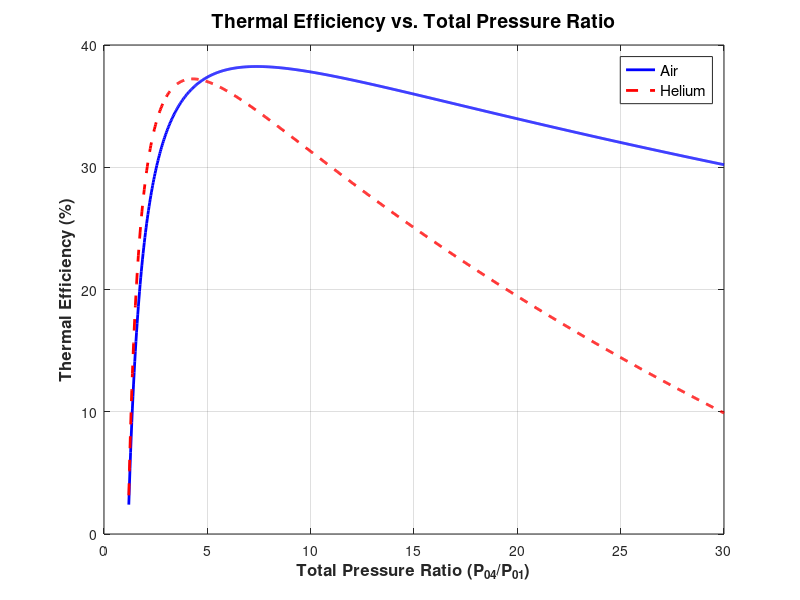
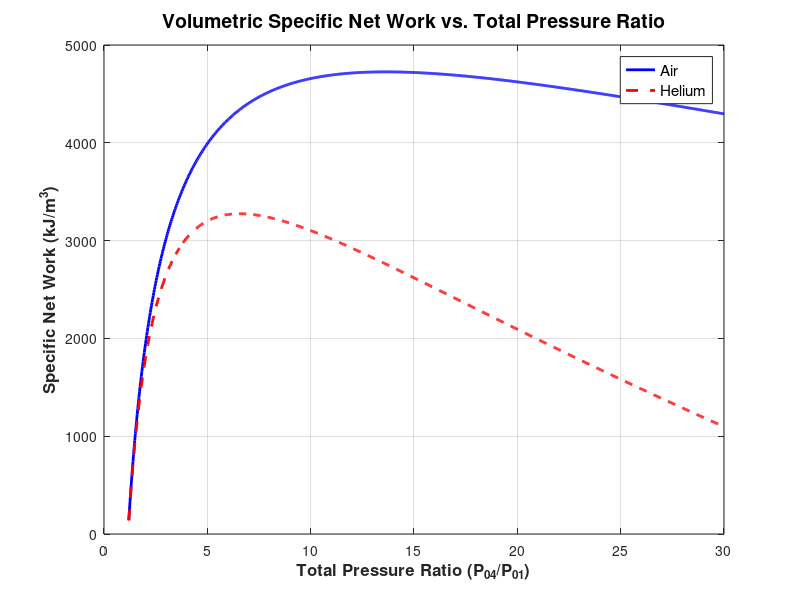
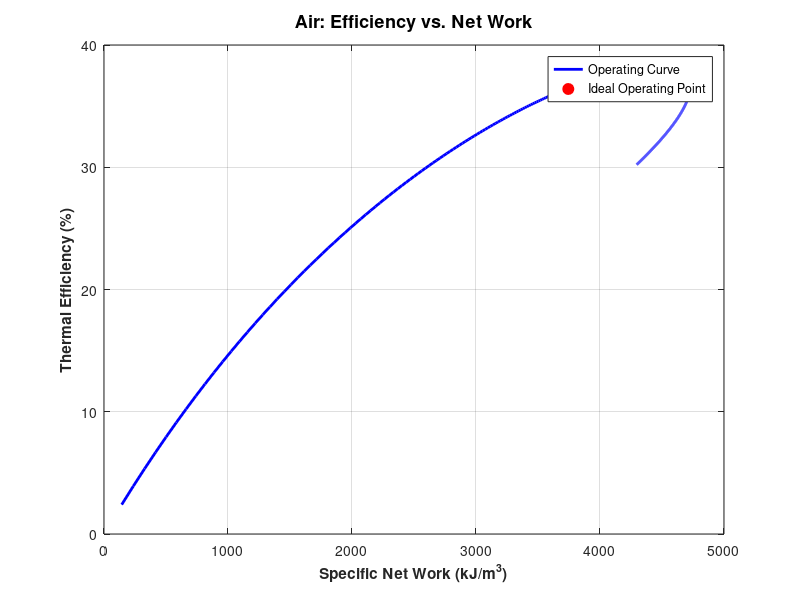
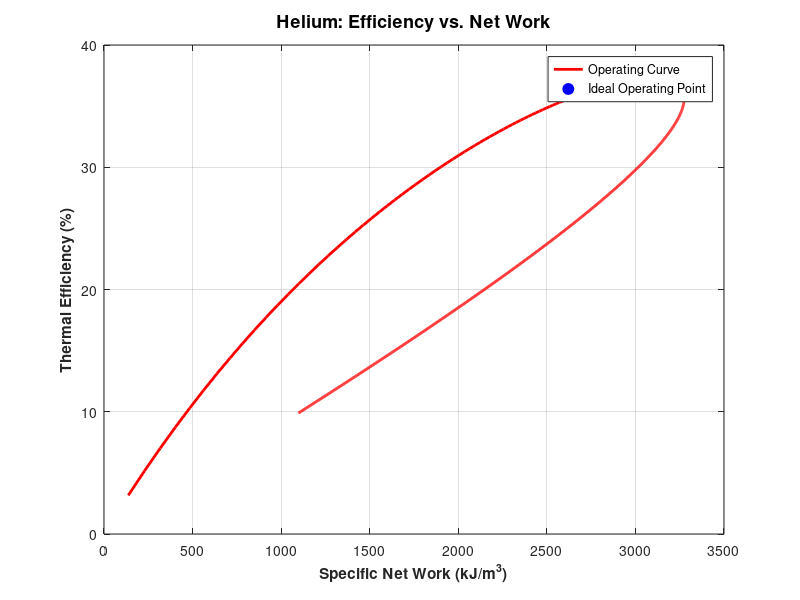

The MATLAB source for these figures, in order:
clc;
clear;
close all;

P01 = 20 * 1e5;     
T01 = 300;        
T03 = 300;        
T06 = 1100;         
P08 = P01 / 0.99;
P07 = P08 / 0.975; 

eta_c = 0.89;      
eta_t = 0.88;       
epsilon = 0.7;     
cp_air = 1.005;
gamma_air = 1.4;
MW_air = 28.97;
R_air = 8314 / MW_air;
cp_he = 5.193;      
gamma_he = 1.666;
MW_he = 4.003;      
R_he = 8314 / MW_he;  
rc_range = linspace(1.2, 30, 1000); 
N = length(rc_range);
eta_th_air = zeros(1, N);
W_net_air  = zeros(1, N);
eta_th_he  = zeros(1, N);
W_net_he   = zeros(1, N);
rho1_air = P01 / (R_air * T01);
rho1_he = P01 / (R_he * T01);

for i = 1:N
    rc = rc_range(i);
    
    P02_air = P01 * sqrt(rc);
    T02_air = T01 * (P02_air/P01)^((gamma_air-1)/(gamma_air*eta_c));
    P03_air = P02_air * 0.99;
    T03_air = T03; 
    P04_air = P01 * rc;
    T04_air = T03_air * (P04_air/P03_air)^((gamma_air-1)/(gamma_air*eta_c));
    P05_air = P04_air * 0.975;
    P06_air = P05_air * 0.97;
    T07_air = T06 * (P07/P06_air)^(((gamma_air-1)*eta_t)/gamma_air);
    T05_air = T04_air + epsilon * (T07_air - T04_air);

    wc1_air = cp_air * (T02_air - T01);
    wc2_air = cp_air * (T04_air - T03_air);
    wt_air = cp_air * (T06 - T07_air);
    wnet_mass_air = wt_air - (wc1_air + wc2_air);
    W_net_air(i) = wnet_mass_air * rho1_air; 
    qin_air = cp_air * (T06 - T05_air);
    eta_th_air(i) = (wnet_mass_air / qin_air) * 100; 

    P02_he = P01 * sqrt(rc);
    T02_he = T01 * (P02_he/P01)^((gamma_he-1)/(gamma_he*eta_c));
    P03_he = P02_he * 0.99;
    T03_he = T03;
    P04_he = P01 * rc;
    T04_he = T03_he * (P04_he/P03_he)^((gamma_he-1)/(gamma_he*eta_c));
    P05_he = P04_he * 0.975;
    P06_he = P05_he * 0.97;
    T07_he = T06 * (P07/P06_he)^(((gamma_he-1)*eta_t)/gamma_he);
    T05_he = T04_he + epsilon * (T07_he - T04_he);

    wc1_he = cp_he * (T02_he - T01);
    wc2_he = cp_he * (T04_he - T03_he);
    wt_he = cp_he * (T06 - T07_he);
    wnet_mass_he = wt_he - (wc1_he + wc2_he);
    W_net_he(i) = wnet_mass_he * rho1_he; 
    qin_he = cp_he * (T06 - T05_he);
    eta_th_he(i) = (wnet_mass_he / qin_he) * 100; 
    
end
%% Plotting Results (task 2 & 3)


figure;
plot(rc_range, eta_th_air, 'b-', 'LineWidth', 2); hold on;
plot(rc_range, eta_th_he, 'r--', 'LineWidth', 2);
grid on;
xlabel('Total Pressure Ratio (P_{04}/P_{01})', 'FontSize', 12, 'FontWeight', 'bold');
ylabel('Thermal Efficiency (%)', 'FontSize', 12, 'FontWeight', 'bold');
title('Thermal Efficiency vs. Total Pressure Ratio', 'FontSize', 14);
legend('Air', 'Helium', 'Location', 'best', 'FontSize', 11);
figure;
plot(rc_range, W_net_air, 'b-', 'LineWidth', 2); hold on;
plot(rc_range, W_net_he, 'r--', 'LineWidth', 2);
grid on;
xlabel('Total Pressure Ratio (P_{04}/P_{01})', 'FontSize', 12, 'FontWeight', 'bold');
ylabel('Specific Net Work (kJ/m^3)', 'FontSize', 12, 'FontWeight', 'bold');
title('Volumetric Specific Net Work vs. Total Pressure Ratio', 'FontSize', 14);
legend('Air', 'Helium', 'Location', 'best', 'FontSize', 11);
%% Optimal point(task 4)
%% Based on max efficiency


[~, idx_opt_air] = max(eta_th_air);
rc_opt_air = rc_range(idx_opt_air);
[~, idx_opt_he] = max(eta_th_he);
rc_opt_he = rc_range(idx_opt_he);

P02_a = P01 * sqrt(rc_opt_air);
T02_a = T01 * (P02_a/P01)^((gamma_air-1)/(gamma_air*eta_c));
P03_a = P02_a * 0.99;
T03_a = T03;
P04_a = P01 * rc_opt_air;
T04_a = T03_a * (P04_a/P03_a)^((gamma_air-1)/(gamma_air*eta_c));
P05_a = P04_a * 0.975;
P06_a = P05_a * 0.97;
T07_a = T06 * (P07/P06_a)^(((gamma_air-1)*eta_t)/gamma_air);
T05_a = T04_a + epsilon * (T07_a - T04_a);
T08_a = T07_a - (T05_a - T04_a);
P02_h = P01 * sqrt(rc_opt_he);
T02_h = T01 * (P02_h/P01)^((gamma_he-1)/(gamma_he*eta_c));
P03_h = P02_h * 0.99;
T03_h = T03;
P04_h = P01 * rc_opt_he;
T04_h = T03_h * (P04_h/P03_h)^((gamma_he-1)/(gamma_he*eta_c));
P05_h = P04_h * 0.975;
P06_h = P05_h * 0.97;
T07_h = T06 * (P07/P06_h)^(((gamma_he-1)*eta_t)/gamma_he);
T05_h = T04_h + epsilon * (T07_h - T04_h);
T08_h = T07_h - (T05_h - T04_h);

fprintf('Optimal point based on max efficiency');
fprintf('Air (Pressure Ratio: %.2f - Efficiency: %.2f%% - Net Work: %.2f kJ/m^3)',rc_opt_air, eta_th_air(idx_opt_air), W_net_air(idx_opt_air));
fprintf('Point\t Pressure (bar)\t Temperature (K)\n');
fprintf('1\t\t %5.2f\t\t %6.2f\n', P01/1e5, T01);
fprintf('2\t\t %5.2f\t\t %6.2f\n', P02_a/1e5, T02_a);
fprintf('3\t\t %5.2f\t\t %6.2f\n', P03_a/1e5, T03_a);
fprintf('4\t\t %5.2f\t\t %6.2f\n', P04_a/1e5, T04_a);
fprintf('5\t\t %5.2f\t\t %6.2f\n', P05_a/1e5, T05_a);
fprintf('6\t\t %5.2f\t\t %6.2f\n', P06_a/1e5, T06);
fprintf('7\t\t %5.2f\t\t %6.2f\n', P07/1e5, T07_a);
fprintf('8\t\t %5.2f\t\t %6.2f\n', P08/1e5, T08_a);

fprintf('HELIUM (Pressure Ratio: %.2f | Efficiency: %.2f%% | Net Work: %.2f kJ/m^3)',rc_opt_he, eta_th_he(idx_opt_he), W_net_he(idx_opt_he));
fprintf('Point\t Pressure (bar)\t Temperature (K)\n');
fprintf('1\t\t %5.2f\t\t %6.2f\n', P01/1e5, T01);
fprintf('2\t\t %5.2f\t\t %6.2f\n', P02_h/1e5, T02_h);
fprintf('3\t\t %5.2f\t\t %6.2f\n', P03_h/1e5, T03_h);
fprintf('4\t\t %5.2f\t\t %6.2f\n', P04_h/1e5, T04_h);
fprintf('5\t\t %5.2f\t\t %6.2f\n', P05_h/1e5, T05_h);
fprintf('6\t\t %5.2f\t\t %6.2f\n', P06_h/1e5, T06);
fprintf('7\t\t %5.2f\t\t %6.2f\n', P07/1e5, T07_h);
fprintf('8\t\t %5.2f\t\t %6.2f\n', P08/1e5, T08_h);
%% Based on Max Net Work


[~, idx_opt_W_air] = max(W_net_air);
rc_opt_W_air = rc_range(idx_opt_W_air);
[~, idx_opt_W_he] = max(W_net_he);
rc_opt_W_he = rc_range(idx_opt_W_he);

P02_a_W = P01 * sqrt(rc_opt_W_air);
T02_a_W = T01 * (P02_a_W/P01)^((gamma_air-1)/(gamma_air*eta_c));
P03_a_W = P02_a_W * 0.99;
P04_a_W = P01 * rc_opt_W_air;
T04_a_W = T03_a * (P04_a_W/P03_a_W)^((gamma_air-1)/(gamma_air*eta_c));
P05_a_W = P04_a_W * 0.975;
P06_a_W = P05_a_W * 0.97;
T07_a_W = T06 * (P07/P06_a_W)^(((gamma_air-1)*eta_t)/gamma_air);
T05_a_W = T04_a_W + epsilon * (T07_a_W - T04_a_W);
T08_a_W = T07_a_W - (T05_a_W - T04_a_W);

P02_h_W = P01 * sqrt(rc_opt_W_he);
T02_h_W = T01 * (P02_h_W/P01)^((gamma_he-1)/(gamma_he*eta_c));
P03_h_W = P02_h_W * 0.99;
P04_h_W = P01 * rc_opt_W_he;
T04_h_W = T03_h * (P04_h_W/P03_h_W)^((gamma_he-1)/(gamma_he*eta_c));
P05_h_W = P04_h_W * 0.975;
P06_h_W = P05_h_W * 0.97;
T07_h_W = T06 * (P07/P06_h_W)^(((gamma_he-1)*eta_t)/gamma_he);
T05_h_W = T04_h_W + epsilon * (T07_h_W - T04_h_W);
T08_h_W = T07_h_W - (T05_h_W - T04_h_W);

fprintf('Optimal point based on Max Net Work');
fprintf('AIR (Pressure Ratio for Max Work: %.2f | Efficiency: %.2f%% | Net Work: %.2f kJ/m^3)',rc_opt_W_air, eta_th_air(idx_opt_W_air), W_net_air(idx_opt_W_air));
fprintf('Point\t Pressure (bar)\t Temperature (K)\n');
fprintf('1\t\t %5.2f\t\t %6.2f\n', P01/1e5, T01);
fprintf('2\t\t %5.2f\t\t %6.2f\n', P02_a_W/1e5, T02_a_W);
fprintf('3\t\t %5.2f\t\t %6.2f\n', P03_a_W/1e5, T03_a);
fprintf('4\t\t %5.2f\t\t %6.2f\n', P04_a_W/1e5, T04_a_W);
fprintf('5\t\t %5.2f\t\t %6.2f\n', P05_a_W/1e5, T05_a_W);
fprintf('6\t\t %5.2f\t\t %6.2f\n', P06_a_W/1e5, T06);
fprintf('7\t\t %5.2f\t\t %6.2f\n', P07/1e5, T07_a_W);
fprintf('8\t\t %5.2f\t\t %6.2f\n', P08/1e5, T08_a_W);

fprintf('HELIUM (Pressure Ratio for Max Work: %.2f | Efficiency: %.2f%% | Net Work: %.2f kJ/m^3)',rc_opt_W_he, eta_th_he(idx_opt_W_he), W_net_he(idx_opt_W_he));
fprintf('Point\t Pressure (bar)\t Temperature (K)\n');
fprintf('1\t\t %5.2f\t\t %6.2f\n', P01/1e5, T01);
fprintf('2\t\t %5.2f\t\t %6.2f\n', P02_h_W/1e5, T02_h_W);
fprintf('3\t\t %5.2f\t\t %6.2f\n', P03_h_W/1e5, T03_h);
fprintf('4\t\t %5.2f\t\t %6.2f\n', P04_h_W/1e5, T04_h_W);
fprintf('5\t\t %5.2f\t\t %6.2f\n', P05_h_W/1e5, T05_h_W);
fprintf('6\t\t %5.2f\t\t %6.2f\n', P06_h_W/1e5, T06);
fprintf('7\t\t %5.2f\t\t %6.2f\n', P07/1e5, T07_h_W);
fprintf('8\t\t %5.2f\t\t %6.2f\n', P08/1e5, T08_h_W);
%% Utopia Point Optimization


W_norm_air = (W_net_air - min(W_net_air)) / (max(W_net_air) - min(W_net_air));
eta_norm_air = (eta_th_air - min(eta_th_air)) / (max(eta_th_air) - min(eta_th_air));
dist_air = sqrt((W_norm_air - 1).^2 + (eta_norm_air - 1).^2);
[~, idx_utopia_air] = min(dist_air);
rc_utopia_air = rc_range(idx_utopia_air);
W_norm_he = (W_net_he - min(W_net_he)) / (max(W_net_he) - min(W_net_he));
eta_norm_he = (eta_th_he - min(eta_th_he)) / (max(eta_th_he) - min(eta_th_he));
dist_he = sqrt((W_norm_he - 1).^2 + (eta_norm_he - 1).^2);
[~, idx_utopia_he] = min(dist_he);
rc_utopia_he = rc_range(idx_utopia_he);

figure('Units', 'normalized', 'Position', [0.1, 0.2, 0.8, 0.5]);
plot(W_net_air, eta_th_air, 'b-', 'LineWidth', 2); hold on;
plot(W_net_air(idx_utopia_air), eta_th_air(idx_utopia_air), 'ro', 'MarkerSize', 8, 'MarkerFaceColor', 'r');
grid on; box on;
xlabel('Specific Net Work (kJ/m^3)', 'FontSize', 11, 'FontWeight', 'bold');
ylabel('Thermal Efficiency (%)', 'FontSize', 11, 'FontWeight', 'bold');
title('Air: Efficiency vs. Net Work', 'FontSize', 13);
legend('Operating Curve', 'Ideal Operating Point', 'Location', 'best');

figure('Units', 'normalized', 'Position', [0.1, 0.2, 0.8, 0.5]);
plot(W_net_he, eta_th_he, 'r-', 'LineWidth', 2); hold on;
plot(W_net_he(idx_utopia_he), eta_th_he(idx_utopia_he), 'bo', 'MarkerSize', 8, 'MarkerFaceColor', 'b');
grid on; box on;
xlabel('Specific Net Work (kJ/m^3)', 'FontSize', 11, 'FontWeight', 'bold');
ylabel('Thermal Efficiency (%)', 'FontSize', 11, 'FontWeight', 'bold');
title('Helium: Efficiency vs. Net Work', 'FontSize', 13);
legend('Operating Curve', 'Ideal Operating Point', 'Location', 'best');

P02_a_U = P01 * sqrt(rc_utopia_air);
T02_a_U = T01 * (P02_a_U/P01)^((gamma_air-1)/(gamma_air*eta_c));
P03_a_U = P02_a_U * 0.99;
P04_a_U = P01 * rc_utopia_air;
T04_a_U = T03 * (P04_a_U/P03_a_U)^((gamma_air-1)/(gamma_air*eta_c));
P05_a_U = P04_a_U * 0.975;
P06_a_U = P05_a_U * 0.97;
T07_a_U = T06 * (P07/P06_a_U)^(((gamma_air-1)*eta_t)/gamma_air);
T05_a_U = T04_a_U + epsilon * (T07_a_U - T04_a_U);
T08_a_U = T07_a_U - (T05_a_U - T04_a_U);

P02_h_U = P01 * sqrt(rc_utopia_he);
T02_h_U = T01 * (P02_h_U/P01)^((gamma_he-1)/(gamma_he*eta_c));
P03_h_U = P02_h_U * 0.99;
P04_h_U = P01 * rc_utopia_he;
T04_h_U = T03 * (P04_h_U/P03_h_U)^((gamma_he-1)/(gamma_he*eta_c));
P05_h_U = P04_h_U * 0.975;
P06_h_U = P05_h_U * 0.97;
T07_h_U = T06 * (P07/P06_h_U)^(((gamma_he-1)*eta_t)/gamma_he);
T05_h_U = T04_h_U + epsilon * (T07_h_U - T04_h_U);
T08_h_U = T07_h_U - (T05_h_U - T04_h_U);

fprintf('Utopia Point Optimization ');
fprintf('AIR (Trade-off Pressure Ratio: %.2f | Efficiency: %.2f%% | Net Work: %.2f kJ/m^3)',rc_utopia_air, eta_th_air(idx_utopia_air), W_net_air(idx_utopia_air));
fprintf('Point\t Pressure (bar)\t Temperature (K)');
fprintf('1\t\t %5.2f\t\t %6.2f\n', P01/1e5, T01);
fprintf('2\t\t %5.2f\t\t %6.2f\n', P02_a_U/1e5, T02_a_U);
fprintf('3\t\t %5.2f\t\t %6.2f\n', P03_a_U/1e5, T03);
fprintf('4\t\t %5.2f\t\t %6.2f\n', P04_a_U/1e5, T04_a_U);
fprintf('5\t\t %5.2f\t\t %6.2f\n', P05_a_U/1e5, T05_a_U);
fprintf('6\t\t %5.2f\t\t %6.2f\n', P06_a_U/1e5, T06);
fprintf('7\t\t %5.2f\t\t %6.2f\n', P07/1e5, T07_a_U);
fprintf('8\t\t %5.2f\t\t %6.2f\n', P08/1e5, T08_a_U);
fprintf(' HELIUM (Trade-off Pressure Ratio: %.2f | Efficiency: %.2f%% | Net Work: %.2f kJ/m^3)',rc_utopia_he, eta_th_he(idx_utopia_he), W_net_he(idx_utopia_he));
fprintf('Point\t Pressure (bar)\t Temperature (K)\n');
fprintf('1\t\t %5.2f\t\t %6.2f\n', P01/1e5, T01);
fprintf('2\t\t %5.2f\t\t %6.2f\n', P02_h_U/1e5, T02_h_U);
fprintf('3\t\t %5.2f\t\t %6.2f\n', P03_h_U/1e5, T03);
fprintf('4\t\t %5.2f\t\t %6.2f\n', P04_h_U/1e5, T04_h_U);
fprintf('5\t\t %5.2f\t\t %6.2f\n', P05_h_U/1e5, T05_h_U);
fprintf('6\t\t %5.2f\t\t %6.2f\n', P06_h_U/1e5, T06);
fprintf('7\t\t %5.2f\t\t %6.2f\n', P07/1e5, T07_h_U);
fprintf('8\t\t %5.2f\t\t %6.2f\n', P08/1e5, T08_h_U);

%% Heat Exchanger effect on efficiency (task 5)


epsilon_array = [0.7, 0.8, 0.9];
num_eps = length(epsilon_array);
eta_th_air_eps = zeros(num_eps, N);
eta_th_he_eps  = zeros(num_eps, N);

for k = 1:num_eps
    eps_current = epsilon_array(k);
    
    for i = 1:N
        rc = rc_range(i);

        P02_a = P01 * sqrt(rc);
        P03_a = P02_a * 0.99;
        P04_a = P01 * rc;
        P05_a = P04_a * 0.975;
        P06_a = P05_a * 0.97;
        T02_a = T01 * (P02_a/P01)^((gamma_air-1)/(gamma_air*eta_c));
        T04_a = T03 * (P04_a/P03_a)^((gamma_air-1)/(gamma_air*eta_c));
        T07_a = T06 * (P07/P06_a)^(((gamma_air-1)*eta_t)/gamma_air);
        T05_a = T04_a + eps_current * (T07_a - T04_a);

        wc1_a = cp_air * (T02_a - T01);
        wc2_a = cp_air * (T04_a - T03);
        wt_a  = cp_air * (T06 - T07_a);
        wnet_a = wt_a - (wc1_a + wc2_a);
        qin_a  = cp_air * (T06 - T05_a);
        eta_th_air_eps(k, i) = (wnet_a / qin_a) * 100;

        P02_h = P01 * sqrt(rc);
        P03_h = P02_h * 0.99;
        P04_h = P01 * rc;
        P05_h = P04_h * 0.975;
        P06_h = P05_h * 0.97;
        T02_h = T01 * (P02_h/P01)^((gamma_he-1)/(gamma_he*eta_c));
        T04_h = T03 * (P04_h/P03_h)^((gamma_he-1)/(gamma_he*eta_c));
        T07_h = T06 * (P07/P06_h)^(((gamma_he-1)*eta_t)/gamma_he);
        T05_h = T04_h + eps_current * (T07_h - T04_h);
        
        wc1_h = cp_he * (T02_h - T01);
        wc2_h = cp_he * (T04_h - T03);
        wt_h  = cp_he * (T06 - T07_h);
        wnet_h = wt_h - (wc1_h + wc2_h);
        qin_h  = cp_he * (T06 - T05_h);
        eta_th_he_eps(k, i) = (wnet_h / qin_h) * 100;
    end
end

figure('Units', 'normalized', 'Position', [0.1, 0.2, 0.8, 0.5]);
plot(rc_range, eta_th_air_eps(1,:), 'b-',  'LineWidth', 2); hold on;
plot(rc_range, eta_th_air_eps(2,:), 'b--', 'LineWidth', 2);
plot(rc_range, eta_th_air_eps(3,:), 'b:',  'LineWidth', 2.5);
grid on; box on;
xlabel('Total Pressure Ratio (P_{04}/P_{01})', 'FontSize', 11, 'FontWeight', 'bold');
ylabel('Thermal Efficiency (%)', 'FontSize', 11, 'FontWeight', 'bold');
title('Air: Effect of Effectiveness (\epsilon)', 'FontSize', 13);
legend('\epsilon = 0.7', '\epsilon = 0.8', '\epsilon = 0.9', 'Location', 'best');

figure('Units', 'normalized', 'Position', [0.1, 0.2, 0.8, 0.5]);
plot(rc_range, eta_th_he_eps(1,:), 'r-',  'LineWidth', 2); hold on;
plot(rc_range, eta_th_he_eps(2,:), 'r--', 'LineWidth', 2);
plot(rc_range, eta_th_he_eps(3,:), 'r:',  'LineWidth', 2.5);
grid on; box on;
xlabel('Total Pressure Ratio (P_{04}/P_{01})', 'FontSize', 11, 'FontWeight', 'bold');
ylabel('Thermal Efficiency (%)', 'FontSize', 11, 'FontWeight', 'bold');
title('Helium: Effect of Effectiveness (\epsilon)', 'FontSize', 13);
legend('\epsilon = 0.7', '\epsilon = 0.8', '\epsilon = 0.9', 'Location', 'best');

%% task 6 - Heat exchanger properties and cost comparison

%%Cohen section 2.6:
%%Nu = 0.023 Re^0.8 Pr^0.4
%%h_He / h_air ≈ 1.86 
eps_opt = 0.9;
NTU_opt = eps_opt / (1 - eps_opt);
fprintf('NTU = epsilon/(1-epsilon) = %.3f\n', NTU_opt);

rc6_air = rc_utopia_air;
rc6_he  = rc_utopia_he;

P02_a = P01 * sqrt(rc6_air);
T02_a = T01 * (P02_a/P01)^((gamma_air-1)/(gamma_air*eta_c));
P03_a = P02_a * 0.99;
T03_a = T03;
P04_a = P01 * rc6_air;
T04_a = T03_a * (P04_a/P03_a)^((gamma_air-1)/(gamma_air*eta_c));
P05_a = P04_a * 0.975;
P06_a = P05_a * 0.97;
P08_a = P08;
P07_a = P07;
T07_a = T06 * (P07_a/P06_a)^(((gamma_air-1)*eta_t)/gamma_air);
T05_a = T04_a + eps_opt * (T07_a - T04_a);
T08_a = T07_a - (T05_a - T04_a);

Tmean_HX_air = mean([T04_a, T05_a, T07_a, T08_a]);

P02_h = P01 * sqrt(rc6_he);
T02_h = T01 * (P02_h/P01)^((gamma_he-1)/(gamma_he*eta_c));
P03_h = P02_h * 0.99;
T03_h = T03;
P04_h = P01 * rc6_he;
T04_h = T03_h * (P04_h/P03_h)^((gamma_he-1)/(gamma_he*eta_c));
P05_h = P04_h * 0.975;
P06_h = P05_h * 0.97;
P08_h = P08;
P07_h = P07;
T07_h = T06 * (P07_h/P06_h)^(((gamma_he-1)*eta_t)/gamma_he);
T05_h = T04_h + eps_opt * (T07_h - T04_h);
T08_h = T07_h - (T05_h - T04_h);

Tmean_HX_he = mean([T04_h, T05_h, T07_h, T08_h]);

fprintf('Air HX mean temperature = %.3f K\n', Tmean_HX_air);
fprintf('Helium HX mean temperature = %.3f K\n', Tmean_HX_he);

%%assume
Cdot_basis = 1.0;
U_air = 0.100;

%% @ mean HX temperature
T_air_table = [300 350 400 450 500 550 600 650 700 750 800 850 900 950 1000 1100 1200 1300 1400 1500 1600];
mu_air_table = [184.6 208.2 230.1 250.7 270.1 288.4 305.8 322.5 338.8 354.6 369.8 384.3 398.1 411.3 424.4 449.0 473.0 496.0 530.0 557.0 584.0];
k_air_table = [26.3 30.0 33.8 37.3 40.7 43.9 46.9 49.7 52.4 54.9 57.3 59.6 62.0 64.3 66.7 71.5 76.3 82.0 91.0 100.0 106.0];

T_he_table = [300 350 400 450 500 600 650 700 750 800 900 1000];
mu_he_table = [199 221 243 263 283 320 332 350 364 382 414 446];
k_he_table = [152 170 187 204 220 252 264 278 291 304 330 354];

mu_air_HX = interp1(T_air_table, mu_air_table, Tmean_HX_air, 'linear', 'extrap');
k_air_HX  = interp1(T_air_table, k_air_table, Tmean_HX_air, 'linear', 'extrap');

mu_he_HX = interp1(T_he_table, mu_he_table, Tmean_HX_he, 'linear', 'extrap');
k_he_HX  = interp1(T_he_table, k_he_table, Tmean_HX_he, 'linear', 'extrap');

rho_ratio = R_air / R_he;
mu_ratio  = mu_he_HX / mu_air_HX;
k_ratio   = k_he_HX / k_air_HX;

C_ratio = (1 / (rho_ratio^0.75 * mu_ratio^0.25))^(1/1.75);
Re_ratio = rho_ratio * C_ratio / mu_ratio;

h_ratio_calc = (Re_ratio^0.8) * k_ratio;
h_ratio_cohen = 1.86;

if abs(h_ratio_calc - h_ratio_cohen)/h_ratio_cohen > 0.10
    h_ratio = h_ratio_cohen;
else
    h_ratio = h_ratio_calc;
end

U_he = h_ratio * U_air;

fprintf('rho_He/rho_air at HX = %.3f\n', rho_ratio);
fprintf('mu_He/mu_air at HX = %.3f\n', mu_ratio);
fprintf('k_He/k_air at HX = %.3f\n', k_ratio);
fprintf('Calculated h_He/h_air = %.3f\n', h_ratio_calc);
fprintf('Used h_He/h_air = %.3f\n', h_ratio);
fprintf('Calculated U_He/U_air = %.3f\n', U_he/U_air);

A_air = NTU_opt * Cdot_basis / U_air;
A_he  = NTU_opt * Cdot_basis / U_he;

area_ratio = A_he / A_air;
area_reduction_percent = (1 - area_ratio) * 100;

fprintf('A_air = %.3f m^2\n', A_air);
fprintf('A_He  = %.3f m^2\n', A_he);
fprintf('A_He/A_air = %.3f\n', area_ratio);
fprintf('Helium heat exchanger area reduction = %.2f %%\n', area_reduction_percent);

alpha = 15;

M_air = alpha * A_air;
M_he  = alpha * A_he;

mass_reduction_percent = (1 - M_he / M_air) * 100;

fprintf('M_air = %.3f kg\n', M_air);
fprintf('M_He  = %.3f kg\n', M_he);
fprintf('Mass reduction = %.2f %%\n', mass_reduction_percent);

C0 = @(A) 10.^(4.3247 - 0.3030 .* log10(A) + ...
               0.1634 .* (log10(A)).^2);

Cost_air = C0(A_air);
Cost_he  = C0(A_he);

cost_reduction_percent = (1 - Cost_he / Cost_air) * 100;

fprintf('Cost_air = %.2f USD\n', Cost_air);
fprintf('Cost_He  = %.2f USD\n', Cost_he);
fprintf('Cost reduction = %.2f %%\n', cost_reduction_percent);
